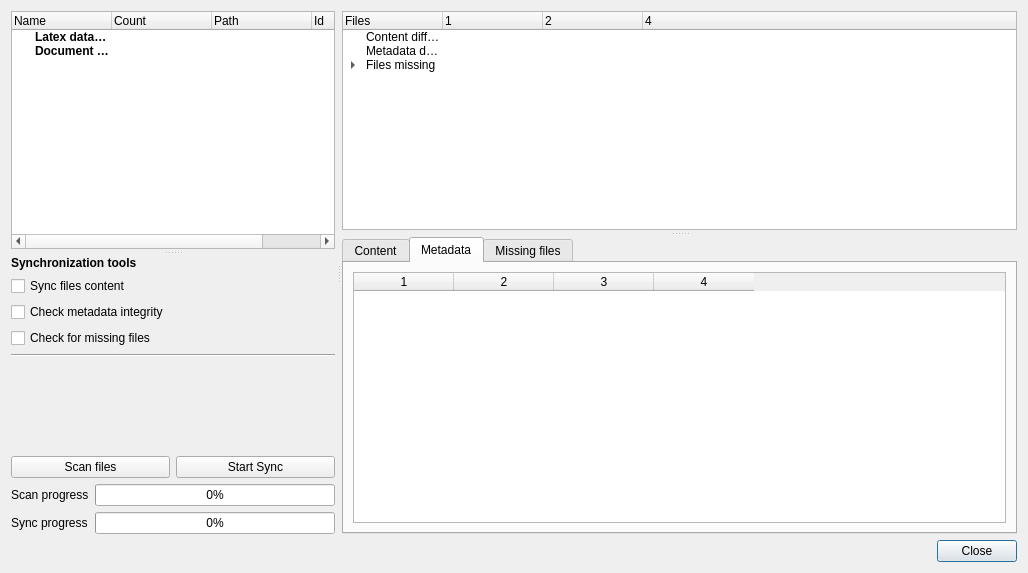
<?xml version="1.0" encoding="UTF-8"?>
<ui version="4.0">
 <class>DatabaseSync</class>
 <widget class="QDialog" name="DatabaseSync">
  <property name="geometry">
   <rect>
    <x>0</x>
    <y>0</y>
    <width>1028</width>
    <height>573</height>
   </rect>
  </property>
  <property name="windowTitle">
   <string>Database Synchronization</string>
  </property>
  <layout class="QGridLayout" name="gridLayout_4">
   <item row="1" column="0">
    <widget class="QDialogButtonBox" name="buttonBox">
     <property name="orientation">
      <enum>Qt::Horizontal</enum>
     </property>
     <property name="standardButtons">
      <set>QDialogButtonBox::Close</set>
     </property>
    </widget>
   </item>
   <item row="0" column="0">
    <widget class="QSplitter" name="splitter_4">
     <property name="orientation">
      <enum>Qt::Horizontal</enum>
     </property>
     <property name="handleWidth">
      <number>7</number>
     </property>
     <widget class="QSplitter" name="splitter_3">
      <property name="orientation">
       <enum>Qt::Vertical</enum>
      </property>
      <property name="handleWidth">
       <number>7</number>
      </property>
      <widget class="QTreeWidget" name="OpenDatabasesTreeWidget">
       <property name="animated">
        <bool>true</bool>
       </property>
       <column>
        <property name="text">
         <string>Name</string>
        </property>
       </column>
       <column>
        <property name="text">
         <string>Count</string>
        </property>
       </column>
       <column>
        <property name="text">
         <string>Path</string>
        </property>
       </column>
       <column>
        <property name="text">
         <string>Id</string>
        </property>
       </column>
       <item>
        <property name="text">
         <string>Latex databases</string>
        </property>
        <property name="font">
         <font>
          <weight>75</weight>
          <bold>true</bold>
         </font>
        </property>
        <property name="icon">
         <iconset resource="../images.qrc">
          <normaloff>:/images/texfile.svgz</normaloff>:/images/texfile.svgz</iconset>
        </property>
        <property name="text">
         <string/>
        </property>
        <property name="text">
         <string/>
        </property>
        <property name="text">
         <string/>
        </property>
       </item>
       <item>
        <property name="text">
         <string>Document databases</string>
        </property>
        <property name="font">
         <font>
          <weight>75</weight>
          <bold>true</bold>
         </font>
        </property>
        <property name="icon">
         <iconset resource="../images.qrc">
          <normaloff>:/images/pdf.svg</normaloff>:/images/pdf.svg</iconset>
        </property>
        <property name="text">
         <string/>
        </property>
        <property name="text">
         <string/>
        </property>
        <property name="text">
         <string/>
        </property>
       </item>
      </widget>
      <widget class="QWidget" name="layoutWidget">
       <layout class="QGridLayout" name="gridLayout_2">
        <item row="0" column="0" rowspan="2" colspan="3">
         <layout class="QGridLayout" name="gridLayout">
          <item row="0" column="0">
           <widget class="QLabel" name="label">
            <property name="sizePolicy">
             <sizepolicy hsizetype="Preferred" vsizetype="Fixed">
              <horstretch>0</horstretch>
              <verstretch>0</verstretch>
             </sizepolicy>
            </property>
            <property name="font">
             <font>
              <weight>75</weight>
              <bold>true</bold>
             </font>
            </property>
            <property name="text">
             <string>Synchronization tools</string>
            </property>
           </widget>
          </item>
          <item row="1" column="0">
           <widget class="QCheckBox" name="SyncCheck">
            <property name="sizePolicy">
             <sizepolicy hsizetype="Minimum" vsizetype="Fixed">
              <horstretch>0</horstretch>
              <verstretch>0</verstretch>
             </sizepolicy>
            </property>
            <property name="text">
             <string>Sync files content</string>
            </property>
            <attribute name="buttonGroup">
             <string notr="true">buttonGroup</string>
            </attribute>
           </widget>
          </item>
          <item row="1" column="1">
           <widget class="QLabel" name="SyncLabel">
            <property name="sizePolicy">
             <sizepolicy hsizetype="Preferred" vsizetype="Fixed">
              <horstretch>0</horstretch>
              <verstretch>0</verstretch>
             </sizepolicy>
            </property>
            <property name="text">
             <string/>
            </property>
           </widget>
          </item>
          <item row="2" column="0">
           <widget class="QCheckBox" name="MetaCheck">
            <property name="sizePolicy">
             <sizepolicy hsizetype="Minimum" vsizetype="Fixed">
              <horstretch>0</horstretch>
              <verstretch>0</verstretch>
             </sizepolicy>
            </property>
            <property name="text">
             <string>Check metadata integrity</string>
            </property>
            <attribute name="buttonGroup">
             <string notr="true">buttonGroup</string>
            </attribute>
           </widget>
          </item>
          <item row="2" column="1">
           <widget class="QLabel" name="MetadataLabel">
            <property name="sizePolicy">
             <sizepolicy hsizetype="Preferred" vsizetype="Fixed">
              <horstretch>0</horstretch>
              <verstretch>0</verstretch>
             </sizepolicy>
            </property>
            <property name="text">
             <string/>
            </property>
           </widget>
          </item>
          <item row="3" column="0">
           <widget class="QCheckBox" name="MissingCheck">
            <property name="sizePolicy">
             <sizepolicy hsizetype="Minimum" vsizetype="Fixed">
              <horstretch>0</horstretch>
              <verstretch>0</verstretch>
             </sizepolicy>
            </property>
            <property name="text">
             <string>Check for missing files</string>
            </property>
            <attribute name="buttonGroup">
             <string notr="true">buttonGroup</string>
            </attribute>
           </widget>
          </item>
          <item row="3" column="1">
           <widget class="QLabel" name="FilesMissingLabel">
            <property name="sizePolicy">
             <sizepolicy hsizetype="Preferred" vsizetype="Fixed">
              <horstretch>0</horstretch>
              <verstretch>0</verstretch>
             </sizepolicy>
            </property>
            <property name="text">
             <string/>
            </property>
           </widget>
          </item>
         </layout>
        </item>
        <item row="5" column="2">
         <widget class="QProgressBar" name="progressBar">
          <property name="value">
           <number>0</number>
          </property>
          <property name="alignment">
           <set>Qt::AlignRight|Qt::AlignTrailing|Qt::AlignVCenter</set>
          </property>
         </widget>
        </item>
        <item row="7" column="2">
         <widget class="QProgressBar" name="SyncProgressBar">
          <property name="value">
           <number>0</number>
          </property>
          <property name="alignment">
           <set>Qt::AlignRight|Qt::AlignTrailing|Qt::AlignVCenter</set>
          </property>
         </widget>
        </item>
        <item row="5" column="0" colspan="2">
         <widget class="QLabel" name="label_2">
          <property name="sizePolicy">
           <sizepolicy hsizetype="Maximum" vsizetype="Preferred">
            <horstretch>0</horstretch>
            <verstretch>0</verstretch>
           </sizepolicy>
          </property>
          <property name="text">
           <string>Scan progress</string>
          </property>
         </widget>
        </item>
        <item row="4" column="0" colspan="3">
         <layout class="QHBoxLayout" name="horizontalLayout">
          <item>
           <widget class="QPushButton" name="ScanFiles">
            <property name="text">
             <string>Scan files</string>
            </property>
            <property name="icon">
             <iconset resource="../images.qrc">
              <normaloff>:/images/edit-find.svg</normaloff>:/images/edit-find.svg</iconset>
            </property>
           </widget>
          </item>
          <item>
           <widget class="QPushButton" name="StartSync">
            <property name="text">
             <string>Start Sync</string>
            </property>
            <property name="icon">
             <iconset resource="../images.qrc">
              <normaloff>:/images/media-playback-start.svg</normaloff>:/images/media-playback-start.svg</iconset>
            </property>
           </widget>
          </item>
         </layout>
        </item>
        <item row="3" column="0" colspan="3">
         <spacer name="verticalSpacer">
          <property name="orientation">
           <enum>Qt::Vertical</enum>
          </property>
          <property name="sizeHint" stdset="0">
           <size>
            <width>20</width>
            <height>40</height>
           </size>
          </property>
         </spacer>
        </item>
        <item row="2" column="0" colspan="3">
         <widget class="Line" name="line">
          <property name="orientation">
           <enum>Qt::Horizontal</enum>
          </property>
         </widget>
        </item>
        <item row="7" column="0" colspan="2">
         <widget class="QLabel" name="label_5">
          <property name="sizePolicy">
           <sizepolicy hsizetype="Maximum" vsizetype="Preferred">
            <horstretch>0</horstretch>
            <verstretch>0</verstretch>
           </sizepolicy>
          </property>
          <property name="text">
           <string>Sync progress</string>
          </property>
         </widget>
        </item>
       </layout>
      </widget>
     </widget>
     <widget class="QSplitter" name="splitter_2">
      <property name="orientation">
       <enum>Qt::Vertical</enum>
      </property>
      <property name="handleWidth">
       <number>7</number>
      </property>
      <widget class="QTreeWidget" name="ResultsTreeWidget">
       <property name="palette">
        <palette>
         <active>
          <colorrole role="Highlight">
           <brush brushstyle="SolidPattern">
            <color alpha="255">
             <red>218</red>
             <green>218</green>
             <blue>218</blue>
            </color>
           </brush>
          </colorrole>
          <colorrole role="HighlightedText">
           <brush brushstyle="SolidPattern">
            <color alpha="255">
             <red>0</red>
             <green>0</green>
             <blue>0</blue>
            </color>
           </brush>
          </colorrole>
         </active>
         <inactive>
          <colorrole role="Highlight">
           <brush brushstyle="SolidPattern">
            <color alpha="255">
             <red>218</red>
             <green>218</green>
             <blue>218</blue>
            </color>
           </brush>
          </colorrole>
          <colorrole role="HighlightedText">
           <brush brushstyle="SolidPattern">
            <color alpha="255">
             <red>0</red>
             <green>0</green>
             <blue>0</blue>
            </color>
           </brush>
          </colorrole>
         </inactive>
         <disabled>
          <colorrole role="Highlight">
           <brush brushstyle="SolidPattern">
            <color alpha="255">
             <red>225</red>
             <green>225</green>
             <blue>225</blue>
            </color>
           </brush>
          </colorrole>
          <colorrole role="HighlightedText">
           <brush brushstyle="SolidPattern">
            <color alpha="255">
             <red>0</red>
             <green>0</green>
             <blue>0</blue>
            </color>
           </brush>
          </colorrole>
         </disabled>
        </palette>
       </property>
       <property name="animated">
        <bool>true</bool>
       </property>
       <property name="columnCount">
        <number>4</number>
       </property>
       <column>
        <property name="text">
         <string>Files</string>
        </property>
       </column>
       <column>
        <property name="text">
         <string>1</string>
        </property>
       </column>
       <column>
        <property name="text">
         <string>2</string>
        </property>
       </column>
       <column>
        <property name="text">
         <string notr="true">4</string>
        </property>
       </column>
       <item>
        <property name="text">
         <string>Content differences</string>
        </property>
        <property name="text">
         <string/>
        </property>
       </item>
       <item>
        <property name="text">
         <string>Metadata differences</string>
        </property>
        <property name="text">
         <string/>
        </property>
       </item>
       <item>
        <property name="text">
         <string>Files missing</string>
        </property>
        <property name="text">
         <string/>
        </property>
        <item>
         <property name="text">
          <string>Tex missing</string>
         </property>
         <property name="icon">
          <iconset resource="../images.qrc">
           <normaloff>:/images/texfile.svgz</normaloff>:/images/texfile.svgz</iconset>
         </property>
         <property name="text">
          <string/>
         </property>
        </item>
        <item>
         <property name="text">
          <string>Pdf missing</string>
         </property>
         <property name="icon">
          <iconset resource="../images.qrc">
           <normaloff>:/images/pdf.svg</normaloff>:/images/pdf.svg</iconset>
         </property>
         <property name="text">
          <string/>
         </property>
        </item>
        <item>
         <property name="text">
          <string>Csv missing</string>
         </property>
         <property name="icon">
          <iconset resource="../images.qrc">
           <normaloff>:/images/table.svg</normaloff>:/images/table.svg</iconset>
         </property>
         <property name="text">
          <string/>
         </property>
        </item>
       </item>
      </widget>
      <widget class="QTabWidget" name="ResultsTab">
       <property name="currentIndex">
        <number>1</number>
       </property>
       <widget class="QWidget" name="tab">
        <attribute name="title">
         <string>Content</string>
        </attribute>
        <layout class="QGridLayout" name="gridLayout_3">
         <item row="0" column="0">
          <widget class="QSplitter" name="splitter">
           <property name="orientation">
            <enum>Qt::Horizontal</enum>
           </property>
           <property name="handleWidth">
            <number>7</number>
           </property>
           <widget class="QWidget" name="layoutWidget">
            <layout class="QVBoxLayout" name="verticalLayout">
             <item>
              <widget class="QLabel" name="label_3">
               <property name="text">
                <string>File content</string>
               </property>
              </widget>
             </item>
             <item>
              <widget class="LatexTextEdit" name="ContentFromFileEdit"/>
             </item>
            </layout>
           </widget>
           <widget class="QWidget" name="layoutWidget">
            <layout class="QVBoxLayout" name="verticalLayout_2">
             <item>
              <widget class="QLabel" name="label_4">
               <property name="text">
                <string>Content stored in database</string>
               </property>
              </widget>
             </item>
             <item>
              <widget class="LatexTextEdit" name="ContentFromDatabaseEdit"/>
             </item>
            </layout>
           </widget>
          </widget>
         </item>
        </layout>
       </widget>
       <widget class="QWidget" name="tab_2">
        <attribute name="title">
         <string>Metadata</string>
        </attribute>
        <layout class="QGridLayout" name="gridLayout_5">
         <item row="0" column="0">
          <widget class="QTableWidget" name="MetadataDifferences">
           <property name="alternatingRowColors">
            <bool>true</bool>
           </property>
           <property name="selectionBehavior">
            <enum>QAbstractItemView::SelectRows</enum>
           </property>
           <property name="horizontalScrollMode">
            <enum>QAbstractItemView::ScrollPerPixel</enum>
           </property>
           <property name="columnCount">
            <number>4</number>
           </property>
           <column/>
           <column/>
           <column/>
           <column/>
          </widget>
         </item>
        </layout>
       </widget>
       <widget class="QWidget" name="tab_3">
        <attribute name="title">
         <string>Missing files</string>
        </attribute>
        <layout class="QGridLayout" name="gridLayout_7">
         <item row="0" column="0">
          <widget class="QSplitter" name="splitter_5">
           <property name="orientation">
            <enum>Qt::Horizontal</enum>
           </property>
           <property name="handleWidth">
            <number>18</number>
           </property>
           <widget class="QWidget" name="layoutWidget">
            <layout class="QGridLayout" name="gridLayout_6">
             <item row="5" column="0">
              <spacer name="verticalSpacer_2">
               <property name="orientation">
                <enum>Qt::Vertical</enum>
               </property>
               <property name="sizeHint" stdset="0">
                <size>
                 <width>20</width>
                 <height>40</height>
                </size>
               </property>
              </spacer>
             </item>
             <item row="2" column="0">
              <layout class="QHBoxLayout" name="horizontalLayout_4">
               <item>
                <widget class="QLabel" name="label_8">
                 <property name="sizePolicy">
                  <sizepolicy hsizetype="Preferred" vsizetype="Fixed">
                   <horstretch>0</horstretch>
                   <verstretch>0</verstretch>
                  </sizepolicy>
                 </property>
                 <property name="font">
                  <font>
                   <weight>75</weight>
                   <bold>true</bold>
                  </font>
                 </property>
                 <property name="text">
                  <string>Preamble used : </string>
                 </property>
                 <property name="alignment">
                  <set>Qt::AlignLeading|Qt::AlignLeft|Qt::AlignTop</set>
                 </property>
                </widget>
               </item>
               <item>
                <widget class="QLabel" name="PreambleLabel">
                 <property name="sizePolicy">
                  <sizepolicy hsizetype="Preferred" vsizetype="Fixed">
                   <horstretch>0</horstretch>
                   <verstretch>0</verstretch>
                  </sizepolicy>
                 </property>
                 <property name="text">
                  <string/>
                 </property>
                 <property name="alignment">
                  <set>Qt::AlignRight|Qt::AlignTop|Qt::AlignTrailing</set>
                 </property>
                </widget>
               </item>
              </layout>
             </item>
             <item row="3" column="0">
              <layout class="QHBoxLayout" name="horizontalLayout_5">
               <item>
                <widget class="QLabel" name="label_9">
                 <property name="sizePolicy">
                  <sizepolicy hsizetype="Preferred" vsizetype="Fixed">
                   <horstretch>0</horstretch>
                   <verstretch>0</verstretch>
                  </sizepolicy>
                 </property>
                 <property name="font">
                  <font>
                   <weight>75</weight>
                   <bold>true</bold>
                  </font>
                 </property>
                 <property name="text">
                  <string>Date : </string>
                 </property>
                 <property name="alignment">
                  <set>Qt::AlignLeading|Qt::AlignLeft|Qt::AlignTop</set>
                 </property>
                </widget>
               </item>
               <item>
                <widget class="QLabel" name="DateLabel">
                 <property name="sizePolicy">
                  <sizepolicy hsizetype="Preferred" vsizetype="Fixed">
                   <horstretch>0</horstretch>
                   <verstretch>0</verstretch>
                  </sizepolicy>
                 </property>
                 <property name="text">
                  <string/>
                 </property>
                 <property name="alignment">
                  <set>Qt::AlignRight|Qt::AlignTop|Qt::AlignTrailing</set>
                 </property>
                </widget>
               </item>
              </layout>
             </item>
             <item row="4" column="0">
              <layout class="QHBoxLayout" name="horizontalLayout_6">
               <item>
                <widget class="QLabel" name="label_11">
                 <property name="sizePolicy">
                  <sizepolicy hsizetype="Preferred" vsizetype="Fixed">
                   <horstretch>0</horstretch>
                   <verstretch>0</verstretch>
                  </sizepolicy>
                 </property>
                 <property name="font">
                  <font>
                   <weight>75</weight>
                   <bold>true</bold>
                  </font>
                 </property>
                 <property name="text">
                  <string>Path : </string>
                 </property>
                 <property name="alignment">
                  <set>Qt::AlignLeading|Qt::AlignLeft|Qt::AlignTop</set>
                 </property>
                </widget>
               </item>
               <item>
                <widget class="QLabel" name="PathLabel">
                 <property name="sizePolicy">
                  <sizepolicy hsizetype="Preferred" vsizetype="MinimumExpanding">
                   <horstretch>0</horstretch>
                   <verstretch>0</verstretch>
                  </sizepolicy>
                 </property>
                 <property name="text">
                  <string/>
                 </property>
                 <property name="alignment">
                  <set>Qt::AlignRight|Qt::AlignTop|Qt::AlignTrailing</set>
                 </property>
                 <property name="wordWrap">
                  <bool>true</bool>
                 </property>
                </widget>
               </item>
              </layout>
             </item>
             <item row="0" column="0">
              <layout class="QHBoxLayout" name="horizontalLayout_2">
               <item>
                <widget class="QLabel" name="label_6">
                 <property name="sizePolicy">
                  <sizepolicy hsizetype="Preferred" vsizetype="Fixed">
                   <horstretch>0</horstretch>
                   <verstretch>0</verstretch>
                  </sizepolicy>
                 </property>
                 <property name="font">
                  <font>
                   <weight>75</weight>
                   <bold>true</bold>
                  </font>
                 </property>
                 <property name="text">
                  <string>File Id : </string>
                 </property>
                 <property name="alignment">
                  <set>Qt::AlignLeading|Qt::AlignLeft|Qt::AlignTop</set>
                 </property>
                </widget>
               </item>
               <item>
                <widget class="QLabel" name="FileNameLabel">
                 <property name="sizePolicy">
                  <sizepolicy hsizetype="Preferred" vsizetype="Fixed">
                   <horstretch>0</horstretch>
                   <verstretch>0</verstretch>
                  </sizepolicy>
                 </property>
                 <property name="text">
                  <string/>
                 </property>
                 <property name="alignment">
                  <set>Qt::AlignRight|Qt::AlignTop|Qt::AlignTrailing</set>
                 </property>
                </widget>
               </item>
              </layout>
             </item>
             <item row="1" column="0">
              <layout class="QHBoxLayout" name="horizontalLayout_3">
               <item>
                <widget class="QLabel" name="label_7">
                 <property name="sizePolicy">
                  <sizepolicy hsizetype="Preferred" vsizetype="Fixed">
                   <horstretch>0</horstretch>
                   <verstretch>0</verstretch>
                  </sizepolicy>
                 </property>
                 <property name="font">
                  <font>
                   <weight>75</weight>
                   <bold>true</bold>
                  </font>
                 </property>
                 <property name="text">
                  <string>Built with : </string>
                 </property>
                 <property name="alignment">
                  <set>Qt::AlignLeading|Qt::AlignLeft|Qt::AlignTop</set>
                 </property>
                </widget>
               </item>
               <item>
                <widget class="QLabel" name="BuildCommandLabel">
                 <property name="sizePolicy">
                  <sizepolicy hsizetype="Preferred" vsizetype="Fixed">
                   <horstretch>0</horstretch>
                   <verstretch>0</verstretch>
                  </sizepolicy>
                 </property>
                 <property name="text">
                  <string/>
                 </property>
                 <property name="alignment">
                  <set>Qt::AlignRight|Qt::AlignTop|Qt::AlignTrailing</set>
                 </property>
                </widget>
               </item>
              </layout>
             </item>
             <item row="0" column="1" rowspan="6">
              <widget class="Line" name="line_2">
               <property name="orientation">
                <enum>Qt::Vertical</enum>
               </property>
              </widget>
             </item>
            </layout>
           </widget>
           <widget class="QWidget" name="layoutWidget">
            <layout class="QVBoxLayout" name="verticalLayout_3">
             <item>
              <widget class="QLabel" name="label_10">
               <property name="text">
                <string>File content</string>
               </property>
              </widget>
             </item>
             <item>
              <widget class="LatexTextBrowser" name="ContentOfMissingFile"/>
             </item>
            </layout>
           </widget>
          </widget>
         </item>
        </layout>
       </widget>
      </widget>
     </widget>
    </widget>
   </item>
  </layout>
 </widget>
 <customwidgets>
  <customwidget>
   <class>LatexTextEdit</class>
   <extends>QTextEdit</extends>
   <header>highlighter.h</header>
  </customwidget>
  <customwidget>
   <class>LatexTextBrowser</class>
   <extends>QTextEdit</extends>
   <header>highlighter.h</header>
  </customwidget>
 </customwidgets>
 <resources>
  <include location="../images.qrc"/>
 </resources>
 <connections>
  <connection>
   <sender>buttonBox</sender>
   <signal>accepted()</signal>
   <receiver>DatabaseSync</receiver>
   <slot>accept()</slot>
   <hints>
    <hint type="sourcelabel">
     <x>257</x>
     <y>563</y>
    </hint>
    <hint type="destinationlabel">
     <x>157</x>
     <y>274</y>
    </hint>
   </hints>
  </connection>
  <connection>
   <sender>buttonBox</sender>
   <signal>rejected()</signal>
   <receiver>DatabaseSync</receiver>
   <slot>reject()</slot>
   <hints>
    <hint type="sourcelabel">
     <x>325</x>
     <y>563</y>
    </hint>
    <hint type="destinationlabel">
     <x>286</x>
     <y>274</y>
    </hint>
   </hints>
  </connection>
 </connections>
 <buttongroups>
  <buttongroup name="buttonGroup"/>
 </buttongroups>
</ui>
